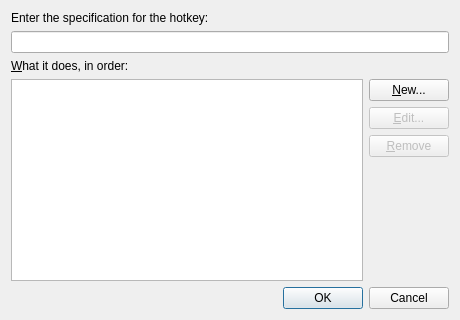
<?xml version="1.0" encoding="UTF-8"?>
<ui version="4.0">
 <class>HotkeyDialog</class>
 <widget class="QDialog" name="HotkeyDialog">
  <property name="geometry">
   <rect>
    <x>0</x>
    <y>0</y>
    <width>460</width>
    <height>320</height>
   </rect>
  </property>
  <property name="windowTitle">
   <string>Hotkey</string>
  </property>
  <layout class="QVBoxLayout">
   <item>
    <widget class="QLabel" name="label">
     <property name="text">
      <string>Enter the specification for the hotkey:</string>
     </property>
    </widget>
   </item>
   <item>
    <widget class="KeySequenceWidget" name="m_pKeySequenceWidgetHotkey"/>
   </item>
   <item>
    <widget class="QLabel" name="m_pLabelActions">
     <property name="text">
      <string>&amp;What it does, in order:</string>
     </property>
     <property name="buddy">
      <cstring>m_pListActions</cstring>
     </property>
    </widget>
   </item>
   <item>
    <layout class="QHBoxLayout" name="m_pLayoutActions">
     <item>
      <widget class="QListWidget" name="m_pListActions"/>
     </item>
     <item>
      <layout class="QVBoxLayout" name="m_pLayoutActionButtons">
       <item>
        <widget class="QPushButton" name="m_pButtonNewAction">
         <property name="text">
          <string>&amp;New...</string>
         </property>
        </widget>
       </item>
       <item>
        <widget class="QPushButton" name="m_pButtonEditAction">
         <property name="enabled">
          <bool>false</bool>
         </property>
         <property name="text">
          <string>&amp;Edit...</string>
         </property>
        </widget>
       </item>
       <item>
        <widget class="QPushButton" name="m_pButtonRemoveAction">
         <property name="enabled">
          <bool>false</bool>
         </property>
         <property name="text">
          <string>&amp;Remove</string>
         </property>
        </widget>
       </item>
       <item>
        <spacer name="spacer_actionButtons">
         <property name="orientation">
          <enum>Qt::Vertical</enum>
         </property>
         <property name="sizeHint" stdset="0">
          <size>
           <width>0</width>
           <height>0</height>
          </size>
         </property>
        </spacer>
       </item>
      </layout>
     </item>
    </layout>
   </item>
   <item>
    <widget class="QDialogButtonBox" name="buttonBox">
     <property name="orientation">
      <enum>Qt::Horizontal</enum>
     </property>
     <property name="standardButtons">
      <set>QDialogButtonBox::Cancel|QDialogButtonBox::Ok</set>
     </property>
    </widget>
   </item>
  </layout>
 </widget>
 <customwidgets>
  <customwidget>
   <class>KeySequenceWidget</class>
   <extends>QLineEdit</extends>
   <header>KeySequenceWidget.h</header>
  </customwidget>
 </customwidgets>
 <resources/>
 <connections>
  <connection>
   <sender>buttonBox</sender>
   <signal>accepted()</signal>
   <receiver>HotkeyDialog</receiver>
   <slot>accept()</slot>
  </connection>
  <connection>
   <sender>buttonBox</sender>
   <signal>rejected()</signal>
   <receiver>HotkeyDialog</receiver>
   <slot>reject()</slot>
  </connection>
 </connections>
</ui>
